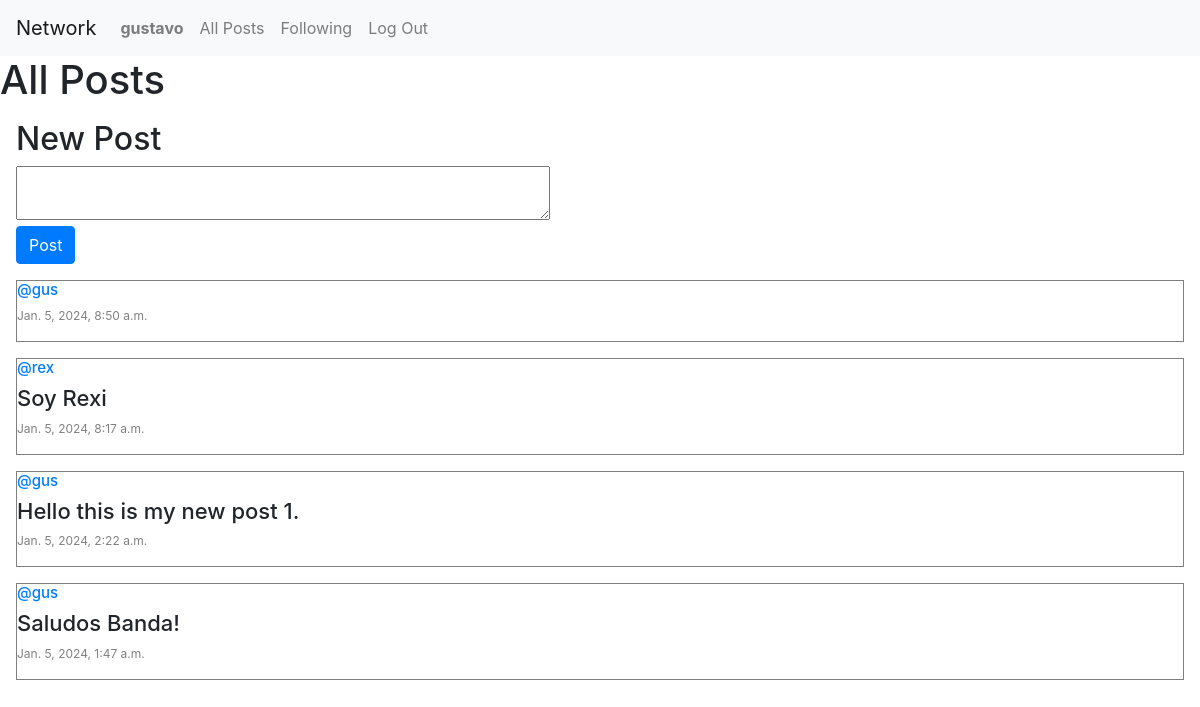
Screenshot of / (signed in) with the database file from the repository.
### network/models.py (models this page shows, shortened)
class User(AbstractUser):
    pass

class Post(models.Model):
    content = models.CharField(max_length=140)
    user = models.ForeignKey(User, on_delete=models.CASCADE, related_name="author")
    date = models.DateTimeField(auto_now_add=True)

### network/views.py (the view)
# urls.py: path("", views.index, name="index"),
def index(request):
    all_posts = Post.objects.all().order_by("id").reverse()
    paginator = Paginator(all_posts, 10)
    page_number = request.GET.get("page")
    posts_on_page = paginator.get_page(page_number)
    return render(
        request,
        "network/index.html",
        {"all_posts": all_posts, "posts_on_page": posts_on_page},
    )

### network/templates/network/index.html (shortened to what this page needs)
{% extends "network/layout.html" %}
{% block body %}
    <h1>All Posts</h1>
    {% if user.is_authenticated %}
        <div style="margin: 1em;" >
            <h2>New Post</h2>
            <form action="{% url 'new_post' %}" method="POST">
            <textarea name="content" row="4" cols="50"></textarea>
            <br>
            <input type="submit" value="Post" class="btn btn-primary">
            </form>
        </div>
    {% endif %}
        <div>
        {% for post in posts_on_page %}
            <div style="border: solid .1px gray; margin: 1em;" >
                <h5 style="font-size: 15px;"><a href="{% url 'profile' user_id=post.user.id %}">@{{ post.user }}</a></h5>
                <h6 style="font-size: 22px;">{{ post.content }}</h6>
                <p style="color: gray; font-size: 12px;">{{ post.date }}</p>
            </div>
        {% endfor %}
        </div>
{% endblock %}

### network/templates/network/layout.html (shortened to what this page needs)
{% load static %}
<!DOCTYPE html>
<html lang="en">
    <head>
        <link rel="stylesheet" href="https://stackpath.bootstrapcdn.com/bootstrap/4.4.1/css/bootstrap.min.css">
        <link href="{% static 'network/styles.css' %}" rel="stylesheet">
    </head>
    <body>
        <nav class="navbar navbar-expand-lg navbar-light bg-light">
            <a class="navbar-brand" href="#">Network</a>
            <div>
                <ul class="navbar-nav mr-auto">
                    {% if user.is_authenticated %}
                        <li class="nav-item">
                            <a class="nav-link" href="{% url 'profile' user_id=user.id %}"><strong>{{ user.username }}</strong></a>
                        </li>
                    {% endif %}
                    <li class="nav-item">
                        <a class="nav-link" href="{% url 'index' %}">All Posts</a>
                    </li>
                    {% if user.is_authenticated %}
                        <li class="nav-item">
                            <a class="nav-link" href="{% url 'following' %}">Following</a>
                        </li>
                        <li class="nav-item">
                            <a class="nav-link" href="{% url 'logout' %}">Log Out</a>
                        </li>
                    {% endif %}
                </ul>
            </div>
        </nav>
        <div class="body">
            {% block body %}
            {% endblock %}
        </div>
    </body>
</html>

### rows the page displays
User: username "gustavo"
Post: user "gus", date "Jan. 5, 2024, 8:50 a.m."
Post: user "rex", content "Soy Rexi", date "Jan. 5, 2024, 8:17 a.m."
Post: user "gus", content "Hello this is my new post 1.", date "Jan. 5, 2024, 2:22 a.m."
Post: user "gus", content "Saludos Banda!", date "Jan. 5, 2024, 1:47 a.m."
